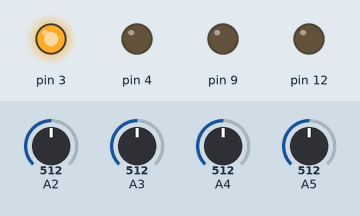
The sketch below on a simulated Arduino Uno, built with avr-gcc and run on an emulated ATmega328P. Shown: output pins drawn as LEDs (lit = HIGH). Dashed ring = blinking. The test bench sets the inputs (shaded band); at power-on: A4 = 512, A2 = 512, A3 = 512, A5 = 512.

Above: at 1.2 s.
1.3 s: A4 set to 440
2.8 s: A4 set to 413
At 3.09 s:
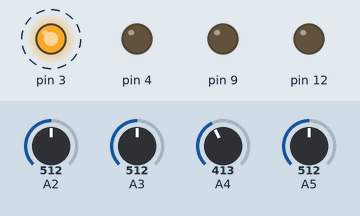
5.8 s: A2 set to 490
At 6.08 s:
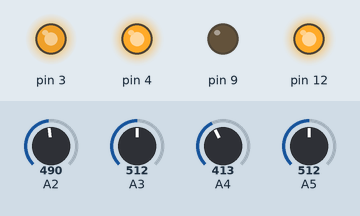
8.8 s: A4 set to 306
11.8 s: A2 set to 510
At 13.85 s:
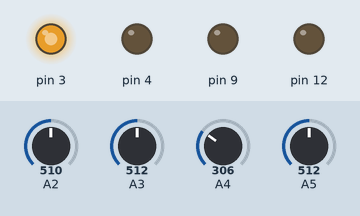
14.8 s: A4 set to 30
At 15.36 s:
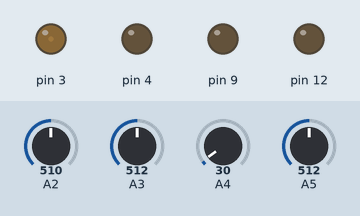
Timing chart, 0 to 18.8 s (numbered marks = the images above; inputs shaded):
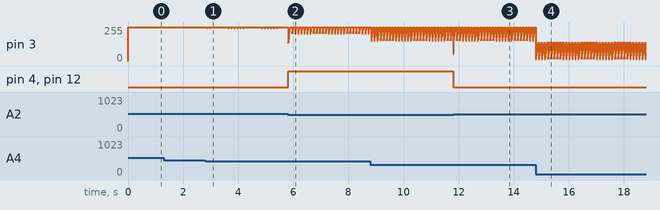

Measured:
- the behaviour switches between 427 and 426 on A4 (found by bisection; images 0 and 1)
- after the input at 1.3 s, every drawn part: stays the same
- after the input at 2.8 s, pin 3: alternates 255/255 for 0.10 s and 247/255 for 0.01 s, starting after 0.06 s
- after the input at 5.8 s, pin 4, pin 12: LOW → HIGH at once
- after the input at 11.8 s, pin 4, pin 12: HIGH → LOW at once

The sketch:

pid.ino
```cpp
unsigned int setpoint = 500;
signed int last_error = 0;
signed int error_history = 0;
signed int his = 0;

void setup() {

  pinMode(3,OUTPUT);
  pinMode(12,OUTPUT);
  pinMode(9,OUTPUT);
  pinMode(4,OUTPUT);

  cli();
  TCCR0A = B00000010;
  TCCR0B = B00000101;
  TCNT0 = 0;
  OCR0A = 156;
  TIMSK0 = B00000010;
  sei();
}

ISR(TIMER0_COMPA_vect){

  unsigned int value, kgain, dgain, igain, pwm, lcv;
  signed int error, derv, response, integral, error_sum;
  unsigned char prop;
  boolean dir;
  float fkgain, fdgain, figain, fprop, fderv, fint, fres;

  value = analogRead(A2);
  igain = analogRead(A3);
  kgain = analogRead(A4);
  dgain = analogRead(A5);

  fkgain = (float)kgain;
  fdgain = (float)dgain;
  figain = (float)igain;

  error = setpoint - value;

  fprop = fkgain*(float)error/5;

  fderv = (float)(error-last_error);

  if(his < 10){
    error_history += error;
    his ++;
  } else{
    his = 0;
    error_history = 0;
  }

  fint = (float)error_history/100;
  fint = fint*figain;
  last_error = error;

  if(abs(fprop) < abs(fderv)){
    fderv = fprop;
  }

  fres = fprop + fderv + fint;

  if(fres<0){
    dir = 0;
    fres = -fres;
  } else{
    dir = 1;
  }

  if(fres > 1023){
    fres = 1023;
  }

  pwm = map((int)fres, 0, 1023, 0, 255);

   digitalWrite(12,dir);
   digitalWrite(4,dir);
   analogWrite(3,pwm);
}

void loop() {
  digitalWrite(9,LOW);
}
```
